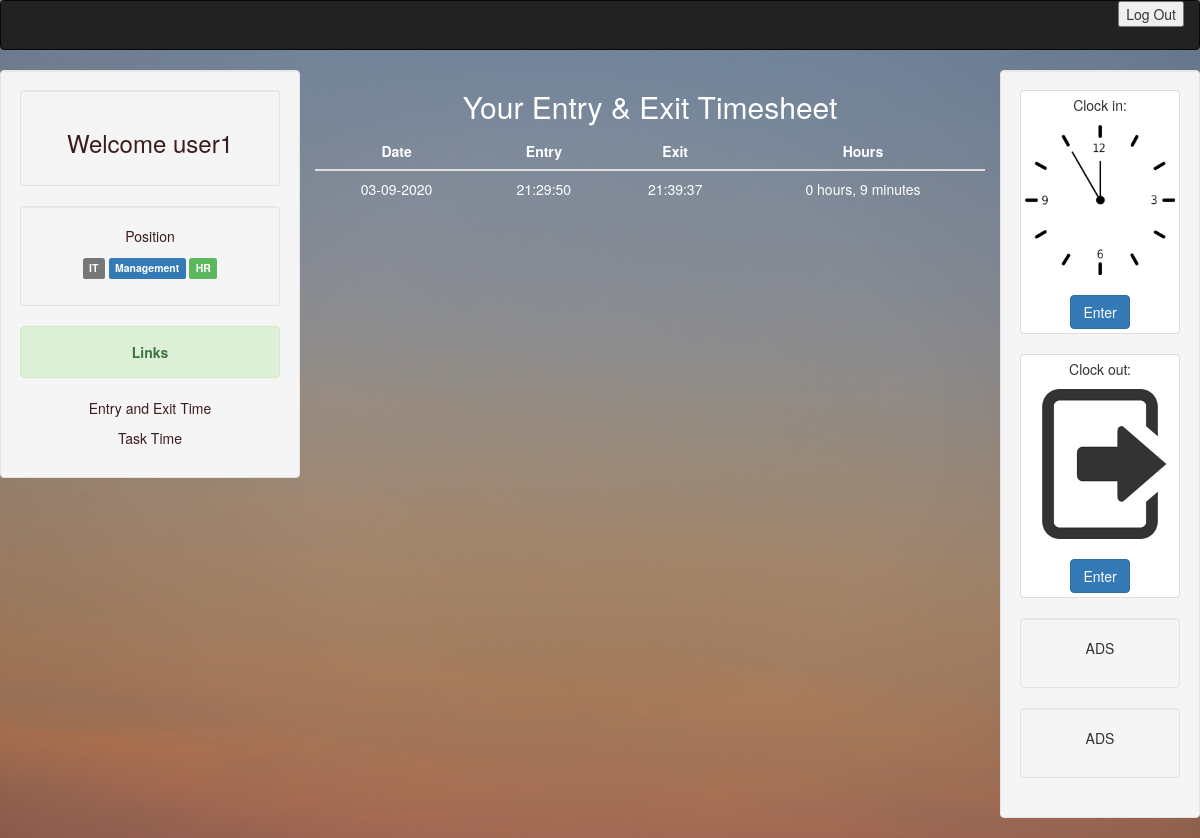
The app's page /usertime.php (signed in) with its own data.
### tables this page shows
CREATE TABLE `officetime` (
  `d_id` int(11) NOT NULL,
  `e_id` int(11) NOT NULL,
  `d_date` varchar(255) NOT NULL,
  `clock_in` varchar(255) NOT NULL,
  `clock_out` text NOT NULL,
  `o_hours` int(11) NOT NULL,
  `o_hours_string` varchar(255) NOT NULL
);

### usertime.php (the view, shortened to what this page needs)
<?php
include "template/dbconnection.php";
$ename=$_SESSION['username'];
$r1 = $con->query("SELECT id FROM users where name='$ename' ");
$r2 = $r1->fetch_assoc();
$r3=$r2["id"];
?>
<!DOCTYPE html>
<html lang="en">
<head>
  <link rel="stylesheet" href="https://maxcdn.bootstrapcdn.com/bootstrap/3.4.1/css/bootstrap.min.css">
  <link rel="stylesheet" type="text/css" href="style.css">
</head>
<body>
<?php include 'template/header.php'?>
<div class="container text-center">
  <div class="row">
    <div class="col-sm-3 well">
      <div class="well">
      <h3><a href="profile.php">Welcome <?php echo $_SESSION['username'];?> </a></h3>
      </div>
      <div class="well">
        <p><a href="#">Position</a></p>
        <p>
          <span class="label label-default">IT</span>
          <span class="label label-primary">Management</span>
          <span class="label label-success">HR</span>
        </p>
      </div>
      <div class="alert alert-success fade in">
        <p><strong>Links</strong></p>
      </div>
      <p><a href="usertime.php">Entry and Exit Time</a></p>
      <p><a href="tasktime.php">Task Time</a></p>
    </div>
    <div class="col-sm-7">
    <h2 style="color:#fff">Your Entry & Exit Timesheet</h2>
        <?php
          $sql = "SELECT * FROM officetime where e_id='$r3'";
          $result = $con->query($sql);
          if ($result->num_rows > 0){
            echo '<table class="table">';
            echo '<thead>';
            echo '<tr>';
            echo '<th>Date</th>';
            echo '<th>Entry</th>';
            echo '<th>Exit</th>';
            echo '<th>Hours</th>';
            echo '</thead>';
            echo '<tbody>';
            while($row = $result->fetch_assoc()) {
              echo '<tr>';
              echo '<td>'.$row["d_date"].'</td>';
              echo '<td>'.$row["clock_in"].'</td>';
              echo '<td>'.$row["clock_out"].'</td>';
              echo '<td>'.$row["o_hours_string"].'</td>';
              echo '</tr>';
            }
            echo '</tbody>';
            echo '</table>';
          } else {
            echo "No entries found";
          }
        ?>
    </div>
<?php include 'template/right-sidebar.php';?>
  </div>
</div>
</body>
</html>

### style.css (style rules this page uses)
body { background: linear-gradient(rgba(0,0,70,0.2),rgba(0,0,70,0.2)),url(img/login.jpg); background-size: cover; background-position: center; }
a { color: rgb(59, 28, 28) !important; margin-top: -400px; }
h2 { color: #fff !important; }
h3 { color: rgb(27, 25, 63) !important; }
.container { height: 100% !important; padding: 0; }
table, th, td { text-align:center; color:#fff; }

### records on screen
officetime: d_date "03-09-2020", clock_in "21:29:50", clock_out "21:39:37", o_hours_string "0 hours, 9 minutes"

### other values on screen
$_SESSION['username'] "user1"
